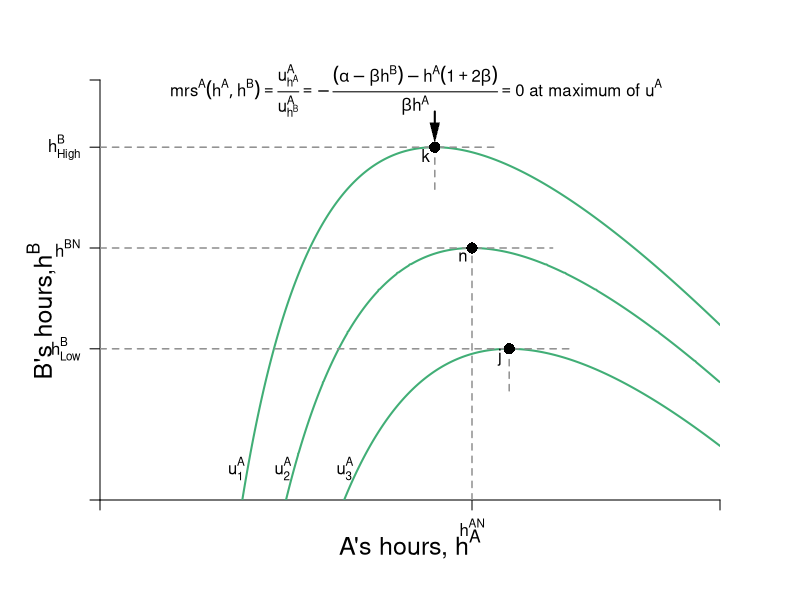

Reproduce this figure in R.
require(shape)
pdf(file = "coordination_failures/coordination_indiff_map/coordination_indiff_map_3.pdf", width = 9, height = 7)

#Set parameters for graphics
axislabelsize <- 1.5
graphlinewidth <- 2
segmentlinewidth <- 1.5

COL <- c("#7fc97f", "#beaed4", "#fdc086", "#ffff99", "#386cb0", "#f0027f", "#bf5b17", "#666666")
COLA <- c("#99d8c9","#66c2a4","#41ae76", "#238b45", "#005824")
COLB <- c("#4eb3d3", "#2b8cbe", "#0868ac","#084081")
Grays <- gray.colors(25, start =1, end = 0)

par(mar =  c(5, 5, 4, 4))

# uA <- function(ea, eb, alpha = 16, beta = 1/24) {
#   alpha*(1 - beta*eb)*ea - 0.5*(ea)^2
# }

uA <- function(ea, eb, alpha = 30, beta = 1/2) {
  (alpha - beta*(ea+eb))*ea - 0.5*(ea)^2
}

hANE <- function(alpha, beta = 1/2){
  alpha/(1 + 3*beta)
}

brfA <- function(ea, alpha = 30, beta = 1/2) {
  (alpha - ea*(1 + 2*beta))/(beta)
}

# brfA <- function(ea, alpha = 16, beta = 1/24) {
#   (alpha - ea)/(alpha * beta)
# }


xlims <- c(0, 20)
ylims <- c(0, 20)

npts <- 501 
x <- seq(xlims[1], xlims[2], length.out = npts)
y <- seq(ylims[1], ylims[2], length.out = npts) 
a <- c(uA(10.8, brfA(10.8)), 
       uA(hANE(alpha = 30, beta = 1/2), hANE(alpha = 30, beta = 1/2)), 
       uA(13.2, brfA(13.2))
       )

plot(0, 0, xlim = xlims, ylim = ylims, type = "n",
     xlab = expression(paste("")),
     ylab = expression(paste("")), 
     xaxt = "n", 
     yaxt = "n", 
     cex.lab = axislabelsize, 
     bty = "n",
     xaxs="i", 
     yaxs="i")

# ticksy <- seq(from = 0, to = ylims[2], by = 2)
# ylabels <- seq(from = 0, to = ylims[2], by = 2)
# ticksx <- seq(from = 0, to = xlims[2], by = 2)
# xlabels <- seq(from = 0, to = xlims[2], by = 2)
ticksy <- c(0,  brfA(13.2), 12,  brfA(10.8), ylims[2])
ylabels <- c(NA, expression(paste(h[Low]^B)), expression(paste(h^{BN})), expression(paste(h[High]^B)), NA)
ticksx <- c(0, 12,  xlims[2])
xlabels <- c(NA, expression(paste(h^{AN})), NA)


axis(1, at = ticksx, pos = 0, labels = xlabels)
axis(2, at = ticksy, pos = 0, labels = ylabels, las = 1)

npts <- 500 
xx1 <- seq(xlims[1], xlims[2], length.out = npts)
#lines(xx1, brfA(xx1, alpha = 16, beta = 1/24), col = COLA[4], lwd = graphlinewidth)


contour(y, x, 
        outer(x, y, uA),
        drawlabels = FALSE,
        col = COLA[3],
        lwd = graphlinewidth,
        levels = a, 
        xaxs="i", 
        yaxs="i", 
        add = TRUE) 

text(0.5*xlims[2], -2.1, expression(paste("A's hours, ", h^A)), xpd = TRUE, cex = axislabelsize)
text(-1.9, 9, expression(paste("B's hours,", h^B)), xpd = TRUE, cex = axislabelsize, srt = 90) 

#Label the iso-welfare functions for the A
text(4.4, 1.5, expression(u[1]^A))
text(5.9, 1.5, expression(u[2]^A))
text(7.9, 1.5, expression(u[3]^A))

#Label Nash Equilibrium 
segments(0, 12, 14.6, 12, lty = 2, col = Grays[18], lwd = segmentlinewidth)
segments(12, 0, 12, 12, lty = 2, col = Grays[18], lwd = segmentlinewidth)
points(12, 12, pch = 16, col = "black", cex = 1.5)
#text(11.3, 10.1, expression(paste("Nash Equilibrium")))
text(12 - 0.3, 12 - 0.4, expression(paste("n")))



segments(0,  brfA(13.2),  13.2 + 2,  brfA(13.2), lty = 2, col = Grays[18], lwd = segmentlinewidth)
segments(13.2,  brfA(13.2) - 2,  13.2,  brfA(13.2), lty = 2, col = Grays[18], lwd = segmentlinewidth)
points(13.2, brfA(ea = 13.2), pch = 16, col = "black", cex = 1.5)
text(13.2 - 0.3, brfA(ea = 13.2) - 0.4, expression(paste("j")))

segments(0, brfA(10.8), 10.8 + 2, brfA(10.8), lty = 2, col = Grays[18], lwd = segmentlinewidth)
segments(10.8, brfA(10.8) - 2, 10.8, brfA(10.8), lty = 2, col = Grays[18], lwd = segmentlinewidth)
points(10.8, brfA(10.8), pch = 16, col = "black", cex = 1.5)
text(10.8 - 0.3, brfA(10.8) - 0.4, expression(paste("k")))

text(10.2, 19.5, expression(paste(mrs^{A}*(list(h^A, h^B)) == frac(u[h^A]^A, u[h^B]^A), phantom() == -frac((alpha - beta*h^B) - h^A*(1 + 2*beta), beta*h^A), phantom() == 0, " at maximum of ", u^A)), xpd = TRUE)
Arrows(10.8, 18.5, 10.8, 17.5, col = "black", lty = 1, lwd = 2, arr.type = "triangle", arr.lwd = 0.5)



dev.off()
